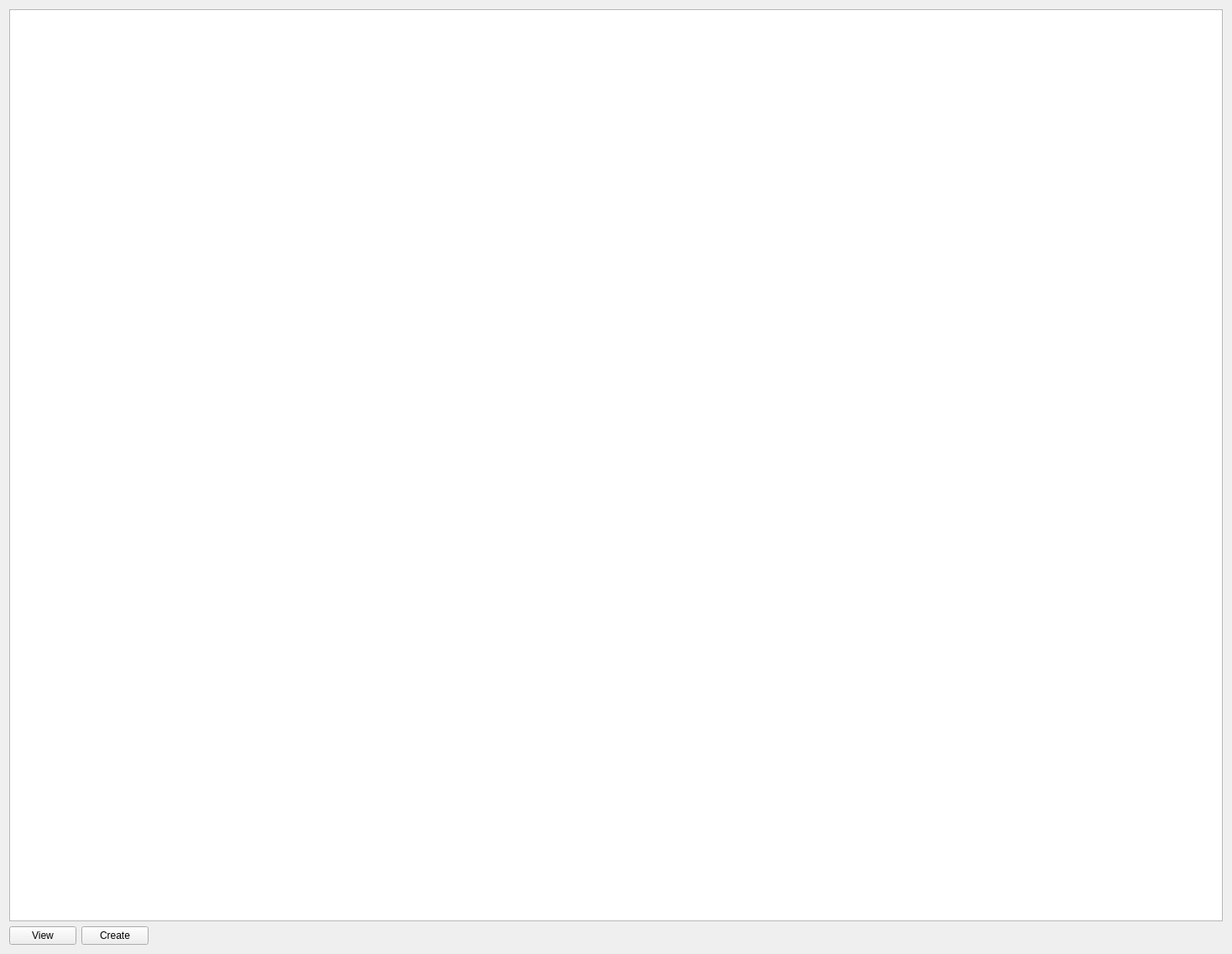
          <widget class="QWidget" name="users_sa_widget">
           <property name="geometry">
            <rect>
             <x>0</x>
             <y>0</y>
             <width>1468</width>
             <height>1137</height>
            </rect>
           </property>
           <layout class="QVBoxLayout" name="users_sa_widget_vbox">
            <item>
             <widget class="QTableView" name="users_tablev"/>
            </item>
            <item>
             <layout class="QHBoxLayout" name="users_btns_hbox">
              <item>
               <widget class="QPushButton" name="users_view_pb">
                <property name="text">
                 <string>View</string>
                </property>
               </widget>
              </item>
              <item>
               <widget class="QPushButton" name="users_create_pb">
                <property name="text">
                 <string>Create</string>
                </property>
               </widget>
              </item>
              <item>
               <spacer name="horizontalSpacer_14">
                <property name="orientation">
                 <enum>Qt::Horizontal</enum>
                </property>
                <property name="sizeHint" stdset="0">
                 <size>
                  <width>40</width>
                  <height>20</height>
                 </size>
                </property>
               </spacer>
              </item>
             </layout>
            </item>
           </layout>
          </widget>
